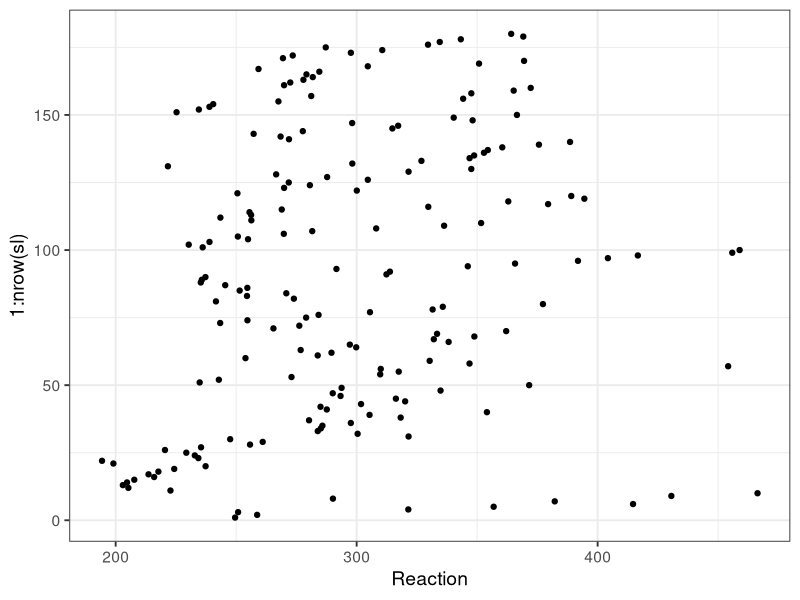
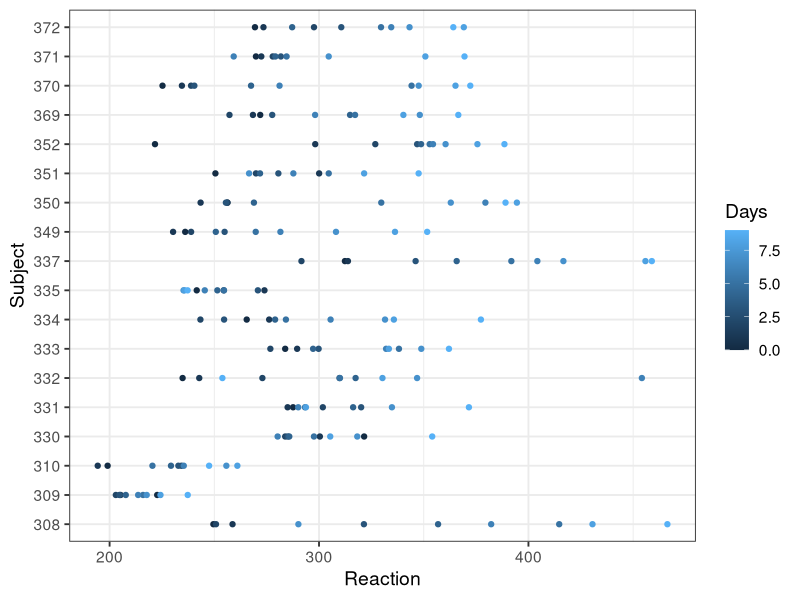
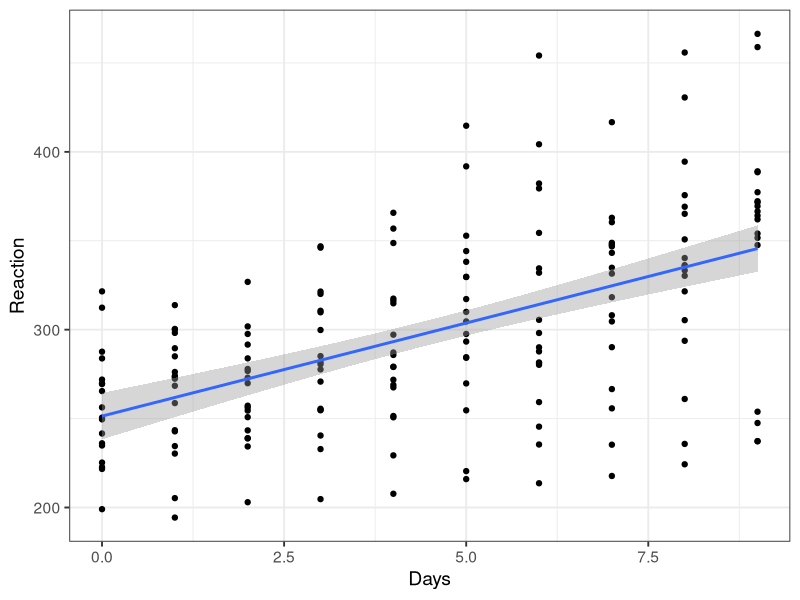
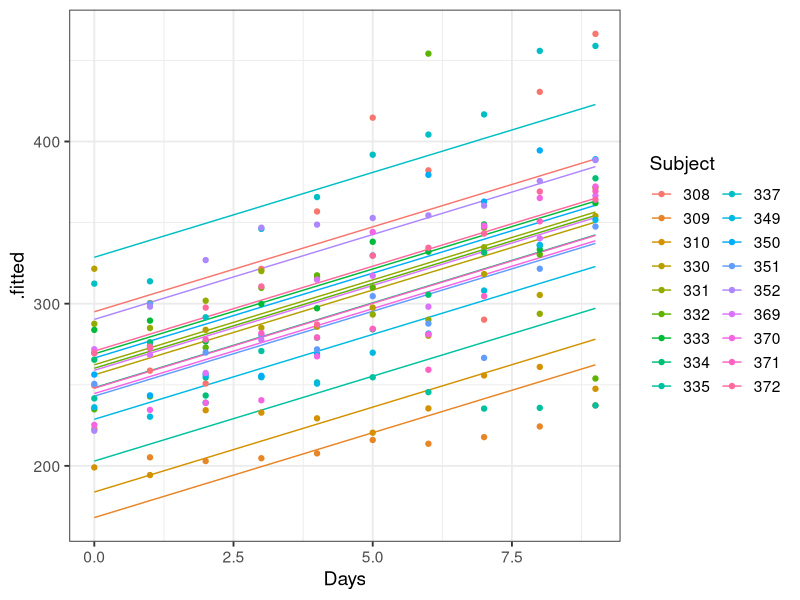
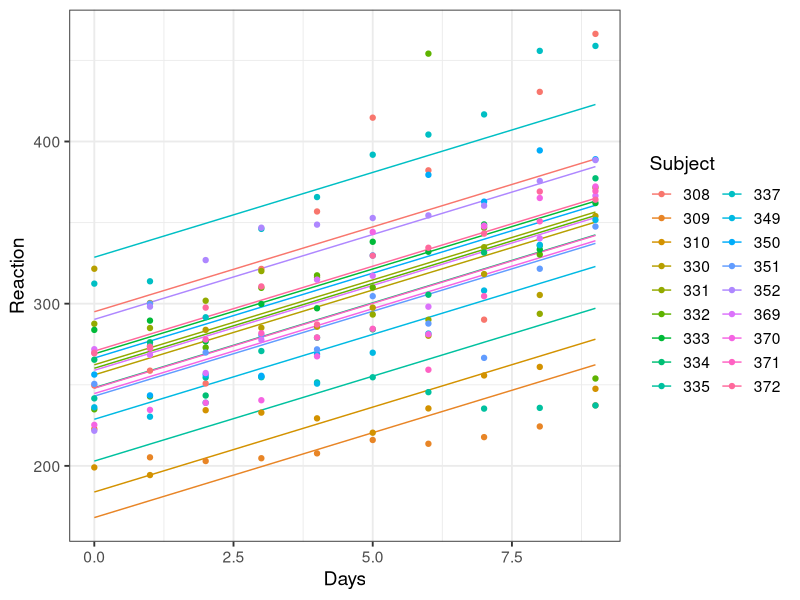
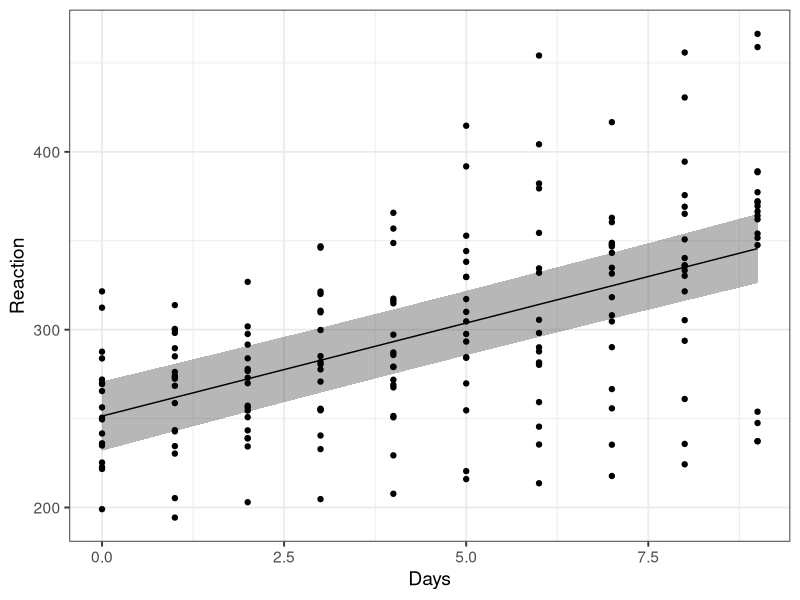
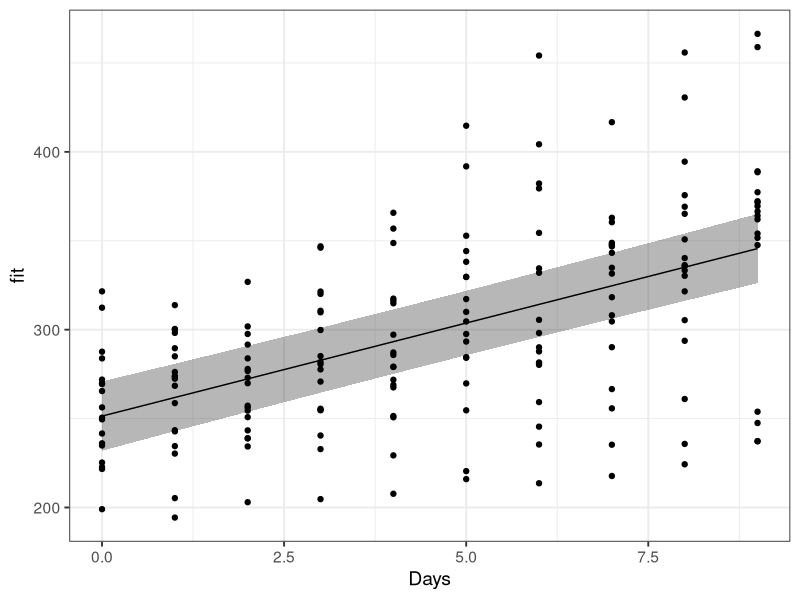
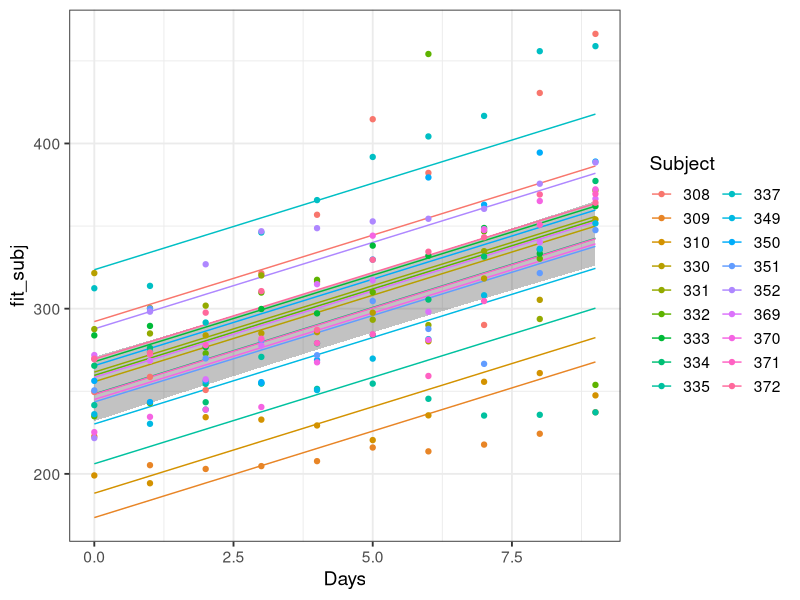

Recreate these plots in R, in order.
## ---- chunk 1
library("tidyverse")
library("cowplot")
library("ggplot2")
theme_set(theme_bw(base_size = 20))
## ---- chunk 2
options(knitr.kable.NA = '')
## ---- chunk 3
library(lme4)
data(sleepstudy)

sl <- sleepstudy
str(sl)
## ---- chunk 4
# Есть ли пропущенные значения?
colSums(is.na(sl))
# Сколько субъектов?
length(unique(sl$Subject))
# Сколько наблюдений для каждого субъекта?
table(sl$Subject)
## ---- chunk 5
library(ggplot2)
theme_set(theme_bw(base_size = 14))

ggplot(sl, aes(x = Reaction, y = 1:nrow(sl))) +
  geom_point()
## ---- chunk 6
ggplot(sl, aes(x = Reaction, y = Subject, colour = Days)) +
  geom_point()
## ---- chunk 7
W1 <- glm(Reaction ~ Days, data = sl)
summary(W1)
## ---- chunk 8
ggplot(sl, aes(x = Days, y = Reaction)) +
  geom_point() +
  geom_smooth(se = TRUE, method = "lm", size = 1)
## ---- chunk 9
W2 <- glm(Reaction ~ Days + Subject, data = sl)
coef(W2)
## ---- chunk 10
ggplot(fortify(W2), aes(x = Days, colour = Subject)) +
  geom_line(aes(y = .fitted, group = Subject)) +
  geom_point(data = sl, aes(y = Reaction)) +
  guides(colour = guide_legend(ncol = 2))
## ---- chunk 11
ggplot(fortify(W2), aes(x = Days, colour = Subject)) +
  geom_line(aes(y = .fitted, group = Subject)) +
  geom_point(data = sl, aes(y = Reaction)) +
  guides(colour = guide_legend(ncol = 2)) +
  labs(y = 'Reaction')
## ---- chunk 12
M1 <- lmer(Reaction ~ Days + (1 | Subject), data = sl)
library(dplyr)
NewData <- sl %>% group_by(Subject) %>%
  do(data.frame(Days = seq(min(.$Days), max(.$Days), length = 10)))

NewData$fit <- predict(M1, NewData, type = 'response', re.form = NA)
X <- model.matrix(~ Days, data = NewData)
NewData$SE <- sqrt( diag(X %*% vcov(M1) %*% t(X)) )
NewData$lwr <- NewData$fit - 2 * NewData$SE
NewData$upr <- NewData$fit + 2 * NewData$SE

ggplot(data = NewData, aes(x = Days, y = fit)) +
  geom_ribbon(alpha = 0.35, aes(ymin = lwr, ymax = upr)) +
  geom_line() + geom_point(data = sl, aes(x = Days, y = Reaction)) +
  labs(y = 'Reaction')
## ---- chunk 13
M1 <- lmer(Reaction ~ Days + (1 | Subject), data = sl)
## ---- chunk 14
#| class-output: scroll-output
summary(M1)

## ---- chunk 15
library(dplyr)
NewData <- sl %>% group_by(Subject) %>%
  do(data.frame(Days = seq(min(.$Days), max(.$Days), length = 10)))

head(NewData, 3)
## ---- chunk 16
NewData$fit <- predict(M1, NewData, type = 'response', re.form = NA)
head(NewData, 3)
## ---- chunk 17
# Предсказанные значения при помощи матриц
X <- model.matrix(~ Days, data = NewData)
betas <- fixef(M1)
NewData$fit <- X %*% betas

# Стандартные ошибки
NewData$SE <- sqrt( diag(X %*% vcov(M1) %*% t(X)) )

NewData$lwr <- NewData$fit - 2 * NewData$SE
NewData$upr <- NewData$fit + 2 * NewData$SE
## ---- chunk 18
ggplot(data = NewData, aes(x = Days, y = fit)) +
  geom_ribbon(alpha = 0.35, aes(ymin = lwr, ymax = upr)) +
  geom_line() + geom_point(data = sl, aes(x = Days, y = Reaction))
## ---- chunk 19
NewData$fit_subj <- predict(M1, NewData, type = 'response')
ggplot(NewData, aes(x = Days, y = fit_subj)) +
  geom_ribbon(alpha = 0.3, aes(ymin = lwr, ymax = upr)) +
  geom_line(aes(colour = Subject)) +
  geom_point(data = sl, aes(x = Days, y = Reaction, colour = Subject))  +
  guides(colour = guide_legend(ncol = 2))
## ---- chunk 20

## ---- chunk 21
#| class-output: scroll-output
summary(M1)
## ---- chunk 22
# Случайные эффекты отдельно
VarCorr(M1)

37.124^2 / (37.124^2 + 30.991^2)
## ---- chunk 23
M1_diag <- data.frame(
  sl,
  .fitted = predict(M1),
  .resid = resid(M1, type = 'pearson'),
  .scresid = resid(M1, type = 'pearson', scaled = TRUE))

head(M1_diag, 4)
## ---- chunk 24
gg_resid <- ggplot(M1_diag, aes(y = .scresid)) +
  geom_hline(yintercept = 0)
gg_resid + geom_point(aes(x = .fitted))
## ---- chunk 25
gg_resid + geom_boxplot(aes(x = factor(Days)))
## ---- chunk 26
gg_resid + geom_boxplot(aes(x = Subject))
## ---- chunk 27

## ---- chunk 28
MS1 <- lmer(Reaction ~ Days + (1 + Days | Subject), data = sl)
## ---- chunk 29
#| class-output: scroll-output

summary(MS1)
## ---- chunk 30
library(dplyr)
NewData <- sl %>% group_by(Subject) %>%
  do(data.frame(Days = seq(min(.$Days), max(.$Days), length = 10)))

NewData$fit <- predict(MS1, NewData, type = 'response', re.form = NA)
head(NewData, 3)
## ---- chunk 31
# Предсказанные значения при помощи матриц
X <- model.matrix(~ Days, data = NewData)
betas <- fixef(MS1)
NewData$fit <- X %*% betas

# Стандартные ошибки
NewData$SE <- sqrt( diag(X %*% vcov(MS1) %*% t(X)) )

NewData$lwr <- NewData$fit - 2 * NewData$SE
NewData$upr <- NewData$fit + 2 * NewData$SE
## ---- chunk 32
ggplot(data = NewData, aes(x = Days, y = fit)) +
  geom_ribbon(alpha = 0.35, aes(ymin = lwr, ymax = upr)) +
  geom_line() + geom_point(data = sl, aes(x = Days, y = Reaction))
## ---- chunk 33
NewData$fit_subj <- predict(MS1, NewData, type = 'response')
ggplot(NewData, aes(x = Days, y = fit_subj)) +
  geom_ribbon(alpha = 0.3, aes(ymin = lwr, ymax = upr)) +
  geom_line(aes(colour = Subject)) +
  geom_point(data = sl, aes(x = Days, y = Reaction, colour = Subject))  +
  guides(colour = guide_legend(ncol = 2))
## ---- chunk 34
MS1_diag <- data.frame(
  sl,
  .fitted = predict(MS1),
  .resid = resid(MS1, type = 'pearson'),
  .scresid = resid(MS1, type = 'pearson', scaled = TRUE))

head(MS1_diag, 4)
## ---- chunk 35
gg_resid <- ggplot(MS1_diag, aes(y = .scresid)) +
  geom_hline(yintercept = 0)
gg_resid + geom_point(aes(x = .fitted))
## ---- chunk 36
gg_resid + geom_boxplot(aes(x = factor(Days)))
## ---- chunk 37
gg_resid + geom_boxplot(aes(x = Subject))
## ---- chunk 38
## Based on code by Arthur Charpentier:
## http://freakonometrics.hypotheses.org/9593
library(boot)
data(catsM)
cat <- catsM
op <- par(mar = c(0, 0, 0, 0))
n <- 2
X <- cat$Bwt
Y <- cat$Hwt
df <- data.frame(X, Y)

reggig <- glm(Y ~ X, data = df, family = gaussian(link = "identity"))

op <- par(mar = c(0, 0, 0, 0))
vX <- seq(min(X) - 0.1, max(X) + 0.1, length = n)
vY <- seq(min(Y) - 10, max(Y) + 10, length = n)
mat <- persp(x = vX, y = vY, z = matrix(0, n, n),
             zlim = c(0, 0.1),
             theta = -30, phi = 20, expand = 0.1,
             ticktype = "detailed", box = FALSE, border = "gray60")

x <- seq(min(X), max(X), length = 501)

C <- trans3d(x, predict(reggig, newdata = data.frame(X = x), type = "response"), rep(0, length(x)), mat)
lines(C, lwd = 2)

sdgig <- sqrt(summary(reggig)$dispersion)

y1 <- qnorm(.95, predict(reggig, newdata = data.frame(X = x), type = "response"), sdgig)
C <- trans3d(x, y1, rep(0, length(x)), mat)
lines(C, lty = 2, col = "#d95f02")
y2 <- qnorm(.05, predict(reggig, newdata = data.frame(X = x), type = "response"), sdgig)
C <- trans3d(x, y2, rep(0, length(x)), mat)
lines(C, lty = 2, col = "#d95f02")

C <- trans3d(X, Y, rep(0, length(X)), mat)
points(C, pch = 1, col = "black", cex = 0.4)

n <- 6
vX <- seq(min(X), max(X), length = n)
mgig <- predict(reggig, newdata = data.frame(X = vX))
sdgig <- sqrt(summary(reggig)$dispersion)

for (j in n:1) {
  stp <- 251
  x <- rep(vX[j], stp)
  y <- seq(min(min(Y) - 10, qnorm(.05, predict(reggig, newdata = data.frame(X = vX[j]), type = "response"), sdgig)),
           max(Y) + 10, length = stp)
  z0 <- rep(0, stp)
  z <- dnorm(y, mgig[j], sdgig)
  C <- trans3d(c(x, x), c(y, rev(y)), c(z, z0), mat)
  polygon(C, border = NA, col = "light blue", density = 40)
  C <- trans3d(x, y, z0, mat)
  lines(C, lty = 2, col = "grey60")
  C <- trans3d(x, y, z, mat)
  lines(C, col = "grey20")
}
par(op)
## ---- chunk 39
coef(summary(MS1))
## ---- chunk 40
MS1 <- lmer(Reaction ~ Days + (1 + Days | Subject), data = sl, REML = TRUE)
MS0 <- lmer(Reaction ~ Days + (1 | Subject), data = sl, REML = TRUE)
anova(MS1, MS0, refit = FALSE)
## ---- chunk 41
MS1.ml <- lmer(Reaction ~ Days + (1 + Days | Subject), data = sl, REML = FALSE)
MS0.ml <- lmer(Reaction ~ 1 + (1 + Days | Subject), data = sl, REML = FALSE)
anova(MS1.ml, MS0.ml)
## ---- chunk 42
AIC(MS1.ml, MS0.ml)
## ---- chunk 43
library(pbkrtest)
pmod <- PBmodcomp(MS1.ml, MS0.ml, nsim = 100) # 1000 и больше для реальных данных
summary(pmod)
## ---- chunk 44
NewData <- sl %>% group_by(Subject) %>%
  do(data.frame(Days = seq(min(.$Days), max(.$Days), length = 10)))
NewData$fit <- predict(MS1, NewData, type = 'response', re.form = NA)

# Многократно симулируем данные из модели и получаем для них предсказанные значения
bMS1 <- bootMer(x = MS1,
                FUN = function(x) predict(x, new_data = NewData, re.form = NA),
                nsim = 100)

# Рассчитываем квантили предсказанных значений для всех итераций бутстрепа
b_se <- apply(X = bMS1$t,
              MARGIN = 2,
              FUN = function(x) quantile(x, probs = c(0.025, 0.975), na.rm = TRUE))

# Доверительная зона для предсказанных значений
NewData$lwr <- b_se[1, ]
NewData$upr <- b_se[2, ]
## ---- chunk 45
ggplot(data = NewData, aes(x = Days, y = fit)) +
  geom_ribbon(alpha = 0.35, aes(ymin = lwr, ymax = upr)) +
  geom_line() + geom_point(data = sl, aes(x = Days, y = Reaction))
